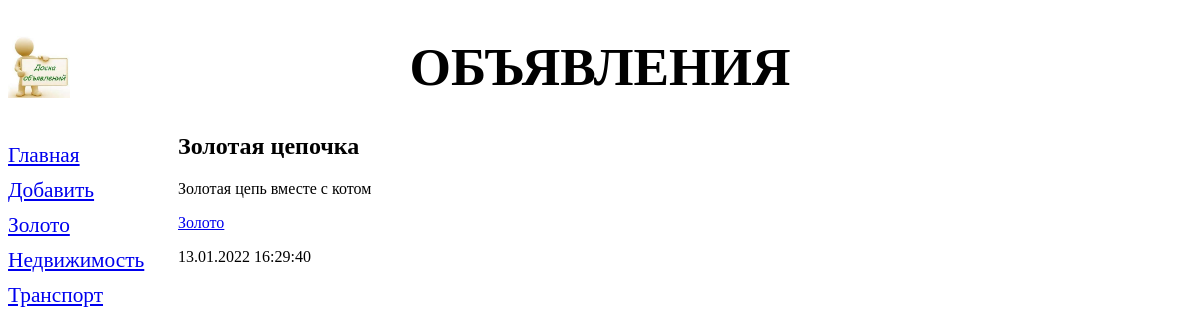
/bboard/3/, run on the app's committed database.
### bboard/models.py (models this page shows, shortened)
class Rubric(models.Model):
    name = models.CharField(max_length=20, db_index=True, verbose_name='Название')
    class Meta:
        verbose_name_plural = 'Рубрики'
        verbose_name = 'Рубрика'
        ordering = ['name']

class Bd(models.Model):
    title = models.CharField(max_length=50, verbose_name='Товар')
    content = models.TextField(null=True, blank=True, verbose_name='Описание')
    price = models.FloatField(null=True, blank=True, verbose_name='Цена')
    published = models.DateTimeField(auto_now_add=True, db_index=True, verbose_name='Опубликовано')
    rubric = models.ForeignKey('Rubric', null=True, on_delete=models.PROTECT, verbose_name='Рубрика')
    class Meta:
        verbose_name = 'Объявление'
        verbose_name_plural = 'Объявления'
        ordering = ['-published']

### bboard/views.py (the view)
# urls.py: path('<int:rubric_id>/', by_rubric, name='by_rubric'),
def by_rubric(request, rubric_id):
    bbs = Bd.objects.filter(rubric=rubric_id)
    rubrics = Rubric.objects.all()
    current_rubric = Rubric.objects.get(pk=rubric_id)
    context = {'bbs': bbs, 'rubrics': rubrics, 'current_rubric': current_rubric}
    return render(request, 'bboard/by_rubric.html', context)

### bboard/templates/bboard/by_rubric.html (shortened to what this page needs)
{% extends "layout/basic.html" %}
{% block content %}
    {% for bb in bbs %}
      <div>
        <h2>{{ bb.title }}</h2>
        <p>{{ bb.content }}</p>
        <p><a href="{% url 'by_rubric' bb.rubric.pk %}">{{bb.rubric.name}}</a></p>
        <p>{{ bb.published|date:"d.m.Y H:i:s" }}</p>
      </div>
    {% endfor %}
{% endblock %}

### bboard/templates/layout/basic.html (shortened to what this page needs)
{% load static %}
<!DOCTYPE html>
<html>
    <head>
        <link rel="stylesheet" type="text/css" href="{% static 'bboard/style.css'%}">
    </head>
    <body>
        <header>
            <h1>Объявления</h1>
        </header>
        <nav>
            <a href="{% url 'index' %}">Главная</a>
            <a href="{% url 'add' %}">Добавить</a>
            {% for rubric in rubrics %}
            <a href="{% url 'by_rubric' rubric.pk %}">{{rubric.name}}</a>
            {% endfor %}
        </nav>
        <section>
            {% block content %}
            {% endblock %}
        </section>
    </body>
</html>

### bboard/static/bboard/style.css (style rules this page uses)
header h1 { font-size: 40pt; text-transform: uppercase; text-align: center; background: url("images.jpeg") left / auto 100% no-repeat; }
nav { font-size: 16pt; width: 150px; float: left; }
nav a { display: block; margin: 10px 0px; }
section { margin-left: 170px; }

### data on the page
Rubric: name "Золото"
Rubric: name "Недвижимость"
Rubric: name "Транспорт"
Bd: title "Золотая цепочка", content "Золотая цепь вместе с котом", rubric.name "Золото", published "13.01.2022 16:29:40"
